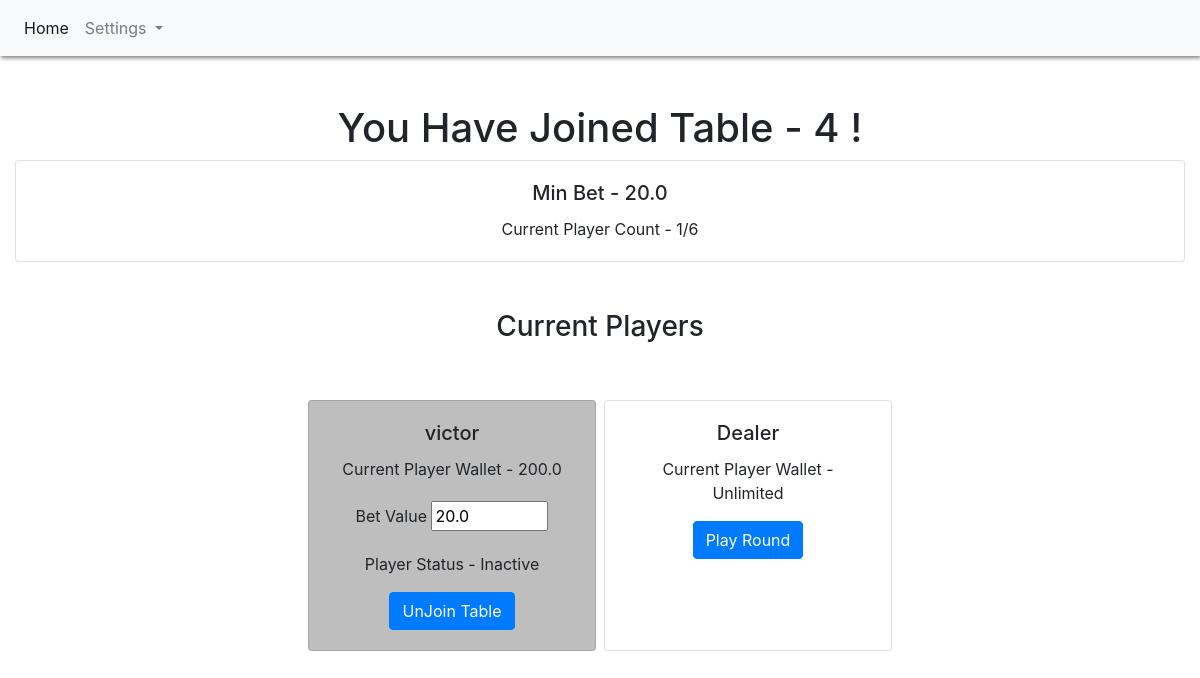
The page /table/4/ (signed in) on the database its author committed.
### webapp/models.py (models this page shows, shortened)
class Table(models.Model):
    TABLE_STATUS = (
        (0, 'inactive'),
        (1, 'active'),
    )
    min_bet = models.FloatField(default=0)
    player_count = models.IntegerField(default=0)
    table_status = models.IntegerField(choices=TABLE_STATUS, default=0)
    class Meta:
        db_table = 'tables'

class TablePlayer(models.Model):
    PLAYER_STATUS = (
        (0, 'inactive'),
        (1, 'active'),
    )
    table_id = models.ForeignKey(Table, on_delete=models.CASCADE)
    user_id = models.ForeignKey(User, on_delete=models.CASCADE)
    player_type = models.IntegerField(choices=PLAYER_STATUS, default=0)
    class Meta:
        unique_together = ('table_id', 'user_id')
        db_table = 'table_players'

class Profile(models.Model):
    user = models.OneToOneField(User, on_delete=models.CASCADE)
    wallet_value = models.FloatField(default=0)

### webapp/views.py (the view)
# urls.py: path('table/<table_id>/', BJTable.as_view()),
@method_decorator(login_required, name='dispatch')
class BJTable(View):
    def get(self, request, table_id):
        current_table = Table.objects.filter(id=table_id)
        if(current_table.count()==0):
            error_message = "Unable to join table. Table doesn't exists!!"
            return redirect(reverse('index') + '?error=' + error_message)
        else:
            current_table = current_table[0]
            if(TablePlayer.objects.filter(table_id=current_table, user_id=request.user).count()==0):
                return redirect('/table/'+ str(current_table.id) + '/join/')
            table_players = TablePlayer.objects.filter(table_id=current_table)
            active_round = Round.objects.filter(table=current_table, round_status=1)
            if active_round.count()!=0:
                active_round = active_round[0]
                round_players = RoundPlayer.objects.filter(round=active_round).order_by('player_order')
            else:
                active_round = None
                round_players = None
            return render(request, 'table.html', {'table': current_table,
                                                  'table_players': table_players,
                                                  'active_round': active_round,
                                                  'round_players': round_players,
                                                  'error': None})

### webapp/templates/table.html (shortened to what this page needs)
{% extends 'index.html' %}
{% block content %}
  <h1> You Have Joined Table - {{table.id}} !</h1>
  <div class="row">
    <div class="col-md-12">
      <div class="card w-100">
        <div class="card-body">
          <h5 class="card-title">Min Bet - {{table.min_bet}}</h5>
          <p class="card-text">Current Player Count - {{table.player_count}}/6</p>
        </div>
      </div>
    </div>
  </div>
  <div class="player-status-wrapper">
    {% include 'current_players.html' %}
  </div>
{% endblock %}

### webapp/templates/current_players.html (shortened to what this page needs)
<div class="row px-3 justify-content-center">
  <div class="col-md-12 py-5">
    <h3>Current Players</h3>
  </div>
  {% for table_player in table_players %}
    <div class="card mx-1 player {% if not table_player.player_type %}bg-grey{% endif %}" style="width: 18rem;">
      <div class="card-body">
        <h5 class="card-title">{{table_player.user_id.username}}</h5>
        <p class="card-text">Current Player Wallet - {{table_player.user_id.profile.wallet_value}}</p>
        <div class="form-group pt-1">
          <div class="md-form">
            <label>Bet Value</label>
            <input class="player_bet_value" id="{{table_player.user_id.username}}" type="number" {% if table.table_status %}disabled{% endif %} value="{{table.min_bet}}" min="{{table.min_bet}}" max="{{table_player.user_id.profile.wallet_value}}">
          </div>
        </div>
        <p class="card-text player-current-status">Player Status - {% if table_player.player_type %} Active {% else %} Inactive {% endif %}</p>
        {% if table_player.user_id == request.user %}
          {% if table.table_status and table_player.player_type %}
            <a href="/table/{{table.id}}/unjoin" class="btn btn-primary d-none player-unjoin">UnJoin Table</a>
          {% else %}
            <a href="/table/{{table.id}}/unjoin" class="btn btn-primary player-unjoin">UnJoin Table</a>
          {% endif %}
        {% endif %}
      </div>
    </div>
  {% endfor %}
    <div class="card mx-1" style="width: 18rem;">
      <div class="card-body">
        <h5 class="card-title">Dealer</h5>
        <p class="card-text">Current Player Wallet - Unlimited</p>
        {% if not table.table_status %}
        <a href="#" class="btn btn-primary play-round" id="{{table.id}}">Play Round</a>
        {% else %}
        <a href="#" class="btn btn-secondary disabled play-round" id="{{table.id}}">Play Round</a>
        {% endif %}
      </div>
    </div>
</div>

### webapp/static/css/app.css (style rules this page uses)
.app-main.container .card.bg-grey { background: #bebebe; }

### rows shown on the page
Table: id "4", min_bet "20.0", player_count "1"
TablePlayer: user_id.username "victor", user_id.profile.wallet_value "200.0", player_type "Inactive"
